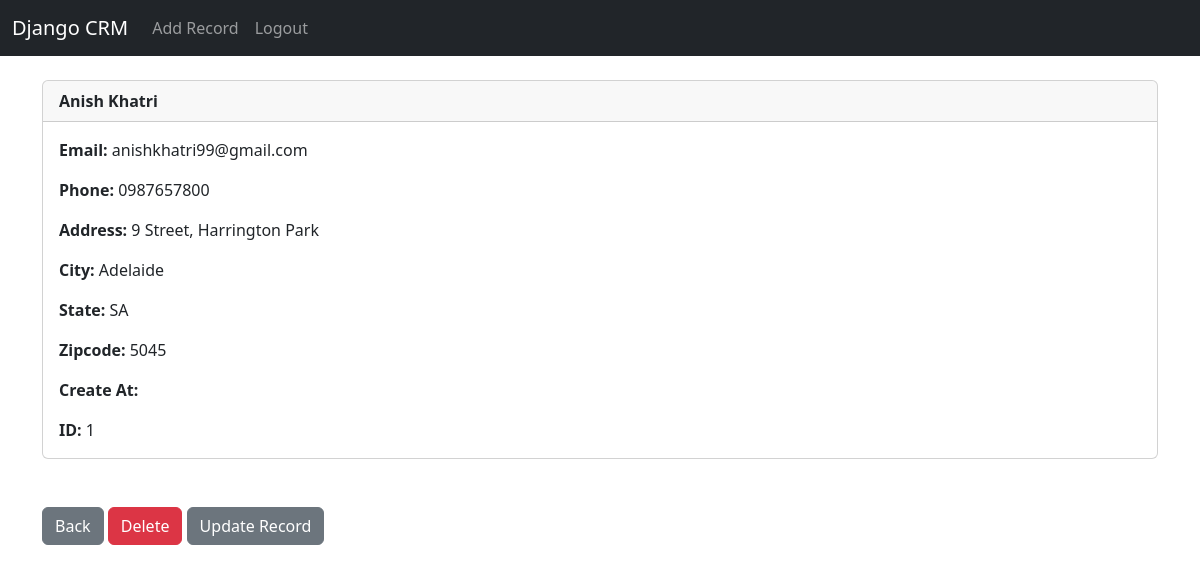
The page /record/1 (signed in) on the database its author committed.
### Website/models.py (models this page shows, shortened)
class Record(models.Model):
    create_at = models.DateTimeField(auto_now_add = True)
    first_name = models.CharField(max_length = 50)
    last_name = models.CharField(max_length = 50)
    phone = models.CharField(max_length = 50)
    email = models.CharField(max_length = 100)
    address = models.CharField(max_length = 50)
    city = models.CharField(max_length = 50)
    state = models.CharField(max_length = 50)
    zipcode = models.CharField(max_length = 50)

### Website/views.py (the view)
# urls.py: path('record/<int:pk>', views.customer_record, name = 'record'),
def customer_record(request,pk):
    if request.user.is_authenticated:
        customer_record = Record.objects.get(id = pk)
        return render(request, 'record.html',{'customer_record':customer_record} )
    else:
        messages.success(request, "You must be Logged In to acess this page.....")
        return redirect('home')

### Website/templates/record.html
{% extends 'base.html' %}
{% block content %}
<div class="card">
  <div class="card-header"><strong>
    	{{ customer_record.first_name }}
		{{ customer_record.last_name }}</strong>
  </div>
  <div class="card-body">
<p class="card-text">
<strong>Email: </strong>{{ customer_record.email }}</p>
<p class="card-text">
<strong>Phone: </strong>{{ customer_record.phone }}
</p>
<p class="card-text">
<strong>Address: </strong>{{ customer_record.address }}</p>
<p class="card-text">
<strong>City: </strong>{{ customer_record.city }}</p>
<p class="card-text">
<strong>State: </strong>{{ customer_record.state }}</p>
<p class="card-text">
<strong>Zipcode: </strong>{{ customer_record.zipcode }}</p>
<p class="card-text">
<strong>Create At: </strong>{{ customer_record.created_at }}</p>
<p class="card-text">
<strong>ID: </strong>{{ customer_record.id }}</p>
  </div>
</div>
<br/><br/>
<a href="{% url 'home' %}" class="btn btn-secondary">Back</a>
<a href="{% url 'delete_record' customer_record.id %}" class="btn btn-danger">Delete</a>
<a href="{% url 'update_record' customer_record.id %}" class="btn btn-secondary">Update Record</a>
{% endblock %}

### rows shown on the page
Record: first_name "Anish", last_name "Khatri", email "anishkhatri99@gmail.com", phone "0987657800", address "9 Street, Harrington Park", city "Adelaide", state "SA", zipcode "5045", id "1"
